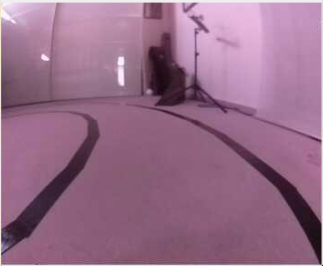
#> input picture NO_ML/testing/frame2.jpg, 323 x 266 px, given in place of the camera
$ python autonomous_driving.py
#> lines starting #> are read from the running program, lines starting #| are printed output that depends on the picture; after the words box and inside, x2 and y2 are one past the last pixel; in counts of white or black regions, pixels touching at a corner belong together
### NO_ML/lane_detection.py
import cv2
import numpy as np

from functools import wraps
from dataclasses import dataclass, field


# [23 lines left out: functions split_left_right, get_laneangle, not called in this run]


def lane_detection(roi_shape="square"):
    ''' decorator to detect lanes in video frame '''
    def inner_decorator(func):
        @wraps(func)
        def func_wrapper(*args, **kwargs):
            frame = func(*args, **kwargs)
#> in get_frame, frame is the input picture: shape (266, 323, 3); mean B, G, R 136.9, 108.9, 151
            left_lane, right_lane = np.array([]), np.array([])

            # TODO: detect ROI
            white = np.ones((288, 352, 1), dtype=np.uint8) * 255

            if roi_shape == "square":
                roi = np.array([[0, frame.shape[0]//2], [frame.shape[1],
                                frame.shape[0]//2], [frame.shape[1],
                                frame.shape[0]], [0, frame.shape[0]]])
            else:
                roi = np.array([[0, 288], [0, 230], [88, 130], [264, 130],
                                [352, 230], [352, 288]])

            stencil = cv2.fillConvexPoly(white, roi, 0)
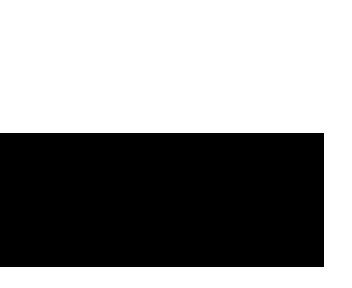
#> white: shape (288, 352, 1); 57.2% white; 1 black region, box (x1, y1, x2, y2) and area: (0, 133, 324, 267) 43416

            # TODO: to grayscale and tresholding
            frame_gray = cv2.cvtColor(frame, cv2.COLOR_BGR2GRAY)
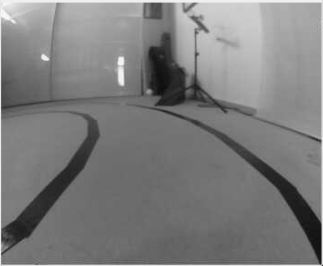
#> frame_gray: shape (266, 323); min 13, max 251, mean 124.6
            frame_binary = cv2.threshold(frame_gray, 80, 255, cv2.THRESH_BINARY)[1]
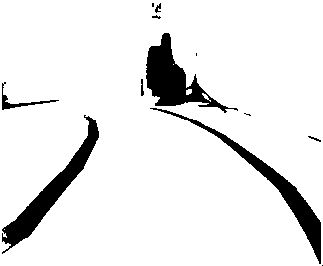
#> frame_binary: shape (266, 323); 91.2% white; 12 black regions (5 under 20 px), largest, box (x1, y1, x2, y2) and area: (2, 115, 99, 254) 2492, (146, 33, 238, 113) 2486, (150, 108, 321, 264) 2229
            roi_frame = cv2.add(frame_binary, stencil)

            # TODO: Hough line transformation
            lines = cv2.HoughLinesP(cv2.bitwise_not(roi_frame), 1, theta=np.pi/180,
                                    threshold=30, minLineLength=80, maxLineGap=50)

            # get lanes
            # if-clause b/c cv2.HoughLineP(...) returns None if nothing is detected
            if str(type(lines)) == "<class 'numpy.ndarray'>":
                left_lines, right_lines = split_left_right(lines, 352, 288)
                frame_lines = np.copy(frame)

                if left_lines.size != 0:
                    for line in left_lines:
                        x1, y1, x2, y2 = line[0]
                        cv2.line(frame_lines, (x1, y1), (x2, y2), (0, 255, 0), 3)

                    left_lane = np.mean(left_lines, axis=0, dtype=np.int32)
                    x1, y1, x2, y2 = left_lane[0]
                    cv2.line(frame_lines, (x1, y1), (x2, y2), (0, 0, 255), 6)

                if right_lines.size != 0:
                    for line in right_lines:
                        x1, y1, x2, y2 = line[0]
                        cv2.line(frame_lines, (x1, y1), (x2, y2), (255, 0, 0), 3)

                    right_lane = np.mean(right_lines, axis=0, dtype=np.int32)
                    x1, y1, x2, y2 = right_lane[0]
                    cv2.line(frame_lines, (x1, y1), (x2, y2), (0, 0, 255), 6)

            return frame, frame_lines, roi_frame, left_lane, right_lane

        return func_wrapper

    return inner_decorator


@dataclass
class Video:
    '''
    Dataclass to manage video input with
    src = 0 -> webcam
    '''
    src: int
    width: float
    height: float
    cap: object = field(init=False)

    def __post_init__(self):
        self.cap = cv2.VideoCapture(self.src)
        self.cap.set(3, self.width)
        self.cap.set(4, self.height)

    @lane_detection("square")
    def get_frame(self):
        ret, frame = self.cap.read()
        if ret:
            return frame


# [11 lines that do not run on import are left out]

### NO_ML/driving_functions.py
import Adafruit_PCA9685
import time


def config_pwm(hz):
    pwm = Adafruit_PCA9685.PCA9685()
    pwm.set_pwm_freq(hz)

    return pwm


def steering(angle, pwm):
    ''' converts steeringangle in degrees into pwm-signal '''
    if -25 <= angle <= 25:
        # left:
        if angle < 0:
            pulse_length = -4.4 * angle + 380

        # right:
        elif angle > 0:
            pulse_length = -3.6 * angle + 380

        # center:
        elif angle == 0:
            pulse_length = 380

        pwm.set_pwm(1, 0, int(pulse_length))
    else:
        print("angle out of range")


def motor_ctrl(acceleration, pwm):
    ''' converts accelersation in % into pwm-signal '''
    if -100 <= acceleration <= 100:
        # forwards:
        if acceleration > 0:
            pulse_length = 1.4 * acceleration + 370

        # backwards:
        elif acceleration < 0:
            pulse_length = 0.6 * acceleration + 370

        # stop:
        elif acceleration == 0:
            pulse_length = 370

        pwm.set_pwm(0, 0, int(pulse_length))
    else:
        print("acceleration out of range")


# [7 lines left out: function go_slow, not called in this run]


def go_slow_multistep(pwm, max_acc, sleep_time, steps):
    while(1):
        pwm_step = max_acc // steps
        pwm_val = max_acc

        for i in range(steps - 1):
            motor_ctrl(pwm_val, pwm)
            pwm_val -= pwm_step
            time.sleep(sleep_time)

        motor_ctrl(0, pwm)

        for i in range(steps - 1):
            motor_ctrl(pwm_val, pwm)
            pwm_val += pwm_step
            time.sleep(sleep_time)

        motor_ctrl(max_acc, pwm)

### NO_ML/autonomous_driving.py
import cv2
import time
import numpy as np
import threading

from driving_functions import config_pwm, steering, motor_ctrl, go_slow_multistep
from lane_detection import Video, get_laneangle


def steering_warmup():
    ''' turn right-left-center '''
    pwm = config_pwm(hz=60)

    steering(25, pwm)
    time.sleep(2)
    steering(-25, pwm)
    time.sleep(2)
    steering(0, pwm)


# [65 lines left out: functions get_desired_direction, get_steeringangle, stabilize_steeringangle, not called in this run]


def main(gen_dataset=False, stabilize=False, acc=18.5):
    ''' drives the car with contant speed ~ acc, can be used to generate datasets
        labels are steeringangles and stored as last part of the img-names '''
    pwm = config_pwm(hz=60)
    video = Video(0, 352, 288)
    last_steeringangle = 0

    # start motor
    motor_ctrl(acc, pwm)

    try:
        while True:
            frame, frame_lines, roi_frame, left_lane, right_lane = video.get_frame()
            direction = get_desired_direction(left_lane, right_lane, 352, 288)
            x1, y1, x2, y2 = direction[0]

            steeringangle = get_steeringangle(direction)

            if stabilize:
                steeringangle = stabilize_steeringangle(steeringangle,
                                                        last_steeringangle, 5)
                last_steeringangle = steeringangle

            steering(steeringangle, pwm)

            if gen_dataset:
                white = np.ones((288, 352, 1), dtype=np.uint8) * 255
                roi = np.array([[0, 288], [0, 230], [88, 130], [264, 130],
                                [352, 230], [352, 288]])
                stencil = cv2.fillConvexPoly(white, roi, 0)
                stencil2 = np.repeat(stencil[...], 3, -1)
                frame =  cv2.add(frame, stencil2)
                frame_direction = np.copy(frame)

                cv2.line(frame_direction, (x1, y1), (x2, y2), (0, 255, 255), 3)
                cv2.putText(frame_direction, f"steeringangle: {steeringangle}",
                            (20, 20), cv2.FONT_HERSHEY_SIMPLEX, 0.5, 255)

                time_now = time.asctime().replace(' ', '-').replace(":", "-")
                cv2.imwrite("testing/dataset/img-{}-{:.1f}.png".format(time_now, steeringangle), frame)
                cv2.imwrite("testing/dataset/img-ctrl-{}-{:.1f}.png".format(time_now, steeringangle), frame_direction)
                cv2.imshow("frame-direction", frame_direction)
            else:
                cv2.line(frame, (x1, y1), (x2, y2), (0, 255, 255), 3)

            cv2.imshow("frame", frame)
            cv2.imshow("frame w/ lines", frame_lines)
            cv2.imshow("ROI frame", roi_frame)

            if cv2.waitKey(1) & 0xFF == ord('q'):
                break
    except Exception as e:
        print(e)
    finally:
        motor_ctrl(0, pwm)
        steering(0, pwm)


def turtle_wrapper(func, max_acc=22, steps=2, stabilize=False, gen_dataset=False):
    ''' wrapper for main() that slows down the car by switching the motor on
        and off in a seperate daemon-thread '''
    def func_wrapper(*args, **kwargs):
        pwm = config_pwm(hz=60)
        motor_thread = threading.Thread(target=go_slow_multistep,
                                        args=(pwm, max_acc, 0.15, steps,),
                                        daemon=True)
        motor_thread.start()
        base_func = func(gen_dataset, stabilize, max_acc)

        # restore base-config
        motor_ctrl(0, pwm)
        steering(0, pwm)

    return func_wrapper


turtle_mode = turtle_wrapper(main, max_acc=30)


if __name__ == "__main__":
    steering_warmup()
    main()
    turtle_mode()

$ run again, on NO_ML/testing/lane_frame.jpg
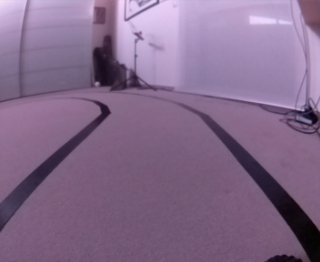
#> input picture NO_ML/testing/lane_frame.jpg, 320 x 262 px, given in place of the camera
#> in get_frame, frame is the input picture: shape (262, 320, 3); mean B, G, R 138.4, 106.4, 131.8
#> in func_wrapper, `stencil = cv2.fillConvexPoly(white, roi, 0)`:
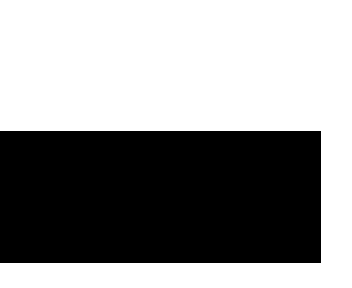
#> white: shape (288, 352, 1); 58.2% white; 1 black region, box (x1, y1, x2, y2) and area: (0, 131, 321, 263) 42372
#> in func_wrapper, `frame_binary = cv2.threshold(frame_gray, 80, 255, cv2.THRESH_BINARY)[1]`:
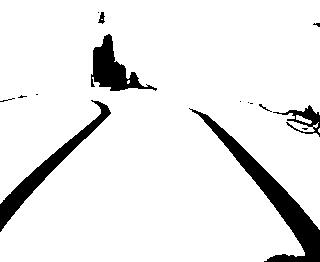
#> frame_binary: shape (262, 320); 91.4% white; 15 black regions (9 under 20 px), largest, box (x1, y1, x2, y2) and area: (189, 108, 320, 262) 3217, (0, 100, 111, 232) 1940, (91, 34, 157, 91) 1483, (273, 105, 320, 137) 452, (98, 12, 105, 24) 47, (259, 104, 272, 112) 24

$ run again, on NO_ML/testing/frame.png
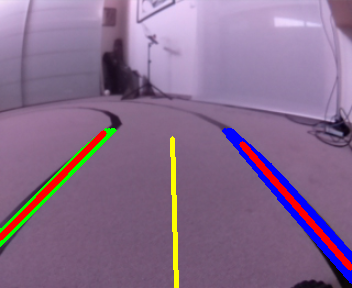
#> input picture NO_ML/testing/frame.png, 352 x 288 px, given in place of the camera
#> in get_frame, frame is the input picture: shape (288, 352, 3); mean B, G, R 140.3, 107.9, 135.3
#> in func_wrapper, `stencil = cv2.fillConvexPoly(white, roi, 0)`:
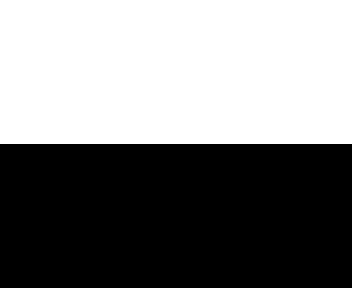
#> white: shape (288, 352, 1); 50% white; 1 white region, box (x1, y1, x2, y2) and area: (0, 0, 352, 144) 50688
#> frame_binary: shape (288, 352); 91.8% white; 16 black regions (8 under 20 px), largest, box (x1, y1, x2, y2) and area: (210, 120, 352, 288) 4235, (100, 38, 172, 100) 1818, (0, 130, 107, 241) 976
#> roi_frame: shape (288, 352); 94.8% white; 5 black regions, box (x1, y1, x2, y2) and area: (233, 144, 352, 288) 3948, (0, 144, 97, 241) 867, (0, 161, 68, 228) 283, (0, 216, 32, 255) 120, (329, 144, 352, 151) 51
#> lines = 28 rows, first 6: [240, 144, 348, 287], [248, 144, 351, 276], [255, 149, 351, 259], [0, 234, 90, 144], [246, 144, 351, 279], [249, 144, 351, 270]
#> the loop in split_left_right, `for _, item in enumerate(array):` made 28 passes
#> after the loop in split_left_right, `for _, item in enumerate(array):`: left_lines = [[[0, 234, 90, 144]], [[0, 237, 93, 144]], [[0, 240, 96, 144]], [[0, 239, 95, 144]], [[0, 235, 91, 144]], [[0, 236, 92, 144]]]; right_lines = 22 items, first 6: [[240, 144, 348, 287]], [[248, 144, 351, 276]], [[255, 149, 351, 259]], [[246, 144, 351, 279]], [[249, 144, 351, 270]], [[244, 144, 351, 281]]
#> in func_wrapper, `left_lines, right_lines = split_left_right(lines, 352, 288)`: left_lines = [[0, 234, 90, 144], [0, 237, 93, 144], [0, 240, 96, 144], [0, 239, 95, 144], [0, 235, 91, 144], [0, 236, 92, 144]]; right_lines = 22 rows, first 6: [240, 144, 348, 287], [248, 144, 351, 276], [255, 149, 351, 259], [246, 144, 351, 279], [249, 144, 351, 270], [244, 144, 351, 281]
#> the loop in func_wrapper, `for line in left_lines:` made 6 passes
#> (line, y1, x2) on passes 1 to 6: ([[0, 234, 90, 144]], 234, 90), ([[0, 237, 93, 144]], 237, 93), ([[0, 240, 96, 144]], 240, 96), ([[0, 239, 95, 144]], 239, 95), ([[0, 235, 91, 144]], 235, 91), ([[0, 236, 92, 144]], 236, 92)
#> in func_wrapper, `left_lane = np.mean(left_lines, axis=0, dtype=np.int32)`: left_lane = [[0, 236, 92, 144]]
#> the loop in func_wrapper, `for line in right_lines:` made 22 passes
#> in func_wrapper, `right_lane = np.mean(right_lines, axis=0, dtype=np.int32)`: right_lane = [[251, 149, 350, 273]]
#> in func_wrapper, `x1, y1, x2, y2 = right_lane[0]`: x1 = 251; y1 = 149; x2 = 350
#> in func_wrapper, `cv2.line(frame_lines, (x1, y1), (x2, y2), (0, 0, 255), 6)`:
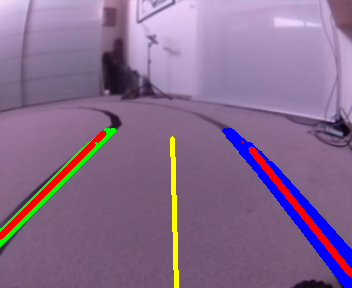
#> frame_lines: shape (288, 352, 3); mean B, G, R 141.5, 107.6, 134.6
#> in main, `frame, frame_lines, roi_frame, left_lane, right_lane = video.get_frame()`: left_lane = [[0, 236, 92, 144]]; right_lane = [[251, 149, 350, 273]]
#> in get_desired_direction, `x1 = 0.5 * (right_lane[0, 0] + left_lane[0, 2])`: x1 = 171.5
#> in get_desired_direction, `y1 = 0.5 * (right_lane[0, 1] + left_lane[0, 3])`: y1 = 146.5
#> direction = [[171, 146, 176, 288]]
#> in main, `x1, y1, x2, y2 = direction[0]`: x1 = 171; y1 = 146; x2 = 176; y2 = 288
#> in get_steeringangle, `x1, y1, x2, y2 = direction[0]`: x1 = 171; y1 = 146; x2 = 176; y2 = 288
#> m = 28.4
#> in get_steeringangle, `angle = np.arctan(m)`: angle = 1.54
#> in get_steeringangle, `angle = angle - 0.5 * np.pi`: angle = -0.0352
#> steeringangle = -2.02
#> frame: shape (288, 352, 3); 0.09% of pixels changed, all inside (x1, y1, x2, y2) = (169, 146, 174, 274)
#> the loop in split_left_right (call 2), `for _, item in enumerate(array):` made 28 passes
#> the loop in func_wrapper (call 2), `for line in left_lines:` made 6 passes
#> the loop in func_wrapper (call 2), `for line in right_lines:` made 22 passes

$ run again, on NO_ML/testing/frame3.PNG
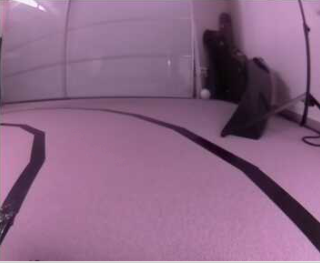
#> input picture NO_ML/testing/frame3.PNG, 320 x 263 px, given in place of the camera
#> in get_frame, frame is the input picture: shape (263, 320, 3); mean B, G, R 133.9, 103.2, 140.7
#> in func_wrapper, `stencil = cv2.fillConvexPoly(white, roi, 0)`:
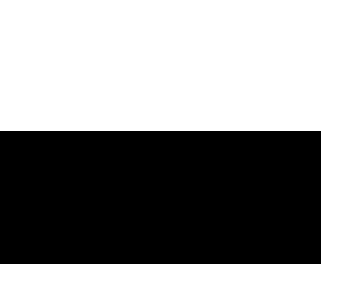
#> white: shape (288, 352, 1); 57.9% white; 1 black region, box (x1, y1, x2, y2) and area: (0, 131, 321, 264) 42693
#> in func_wrapper, `frame_binary = cv2.threshold(frame_gray, 80, 255, cv2.THRESH_BINARY)[1]`:
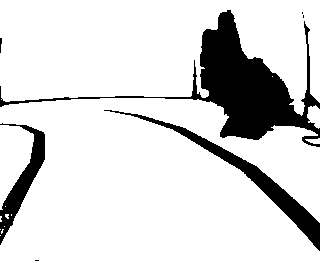
#> frame_binary: shape (263, 320); 85.1% white; 7 black regions (3 under 20 px), largest, box (x1, y1, x2, y2) and area: (0, 10, 320, 147) 8331, (104, 110, 320, 251) 2602, (0, 123, 45, 245) 1578, (0, 38, 2, 53) 21
